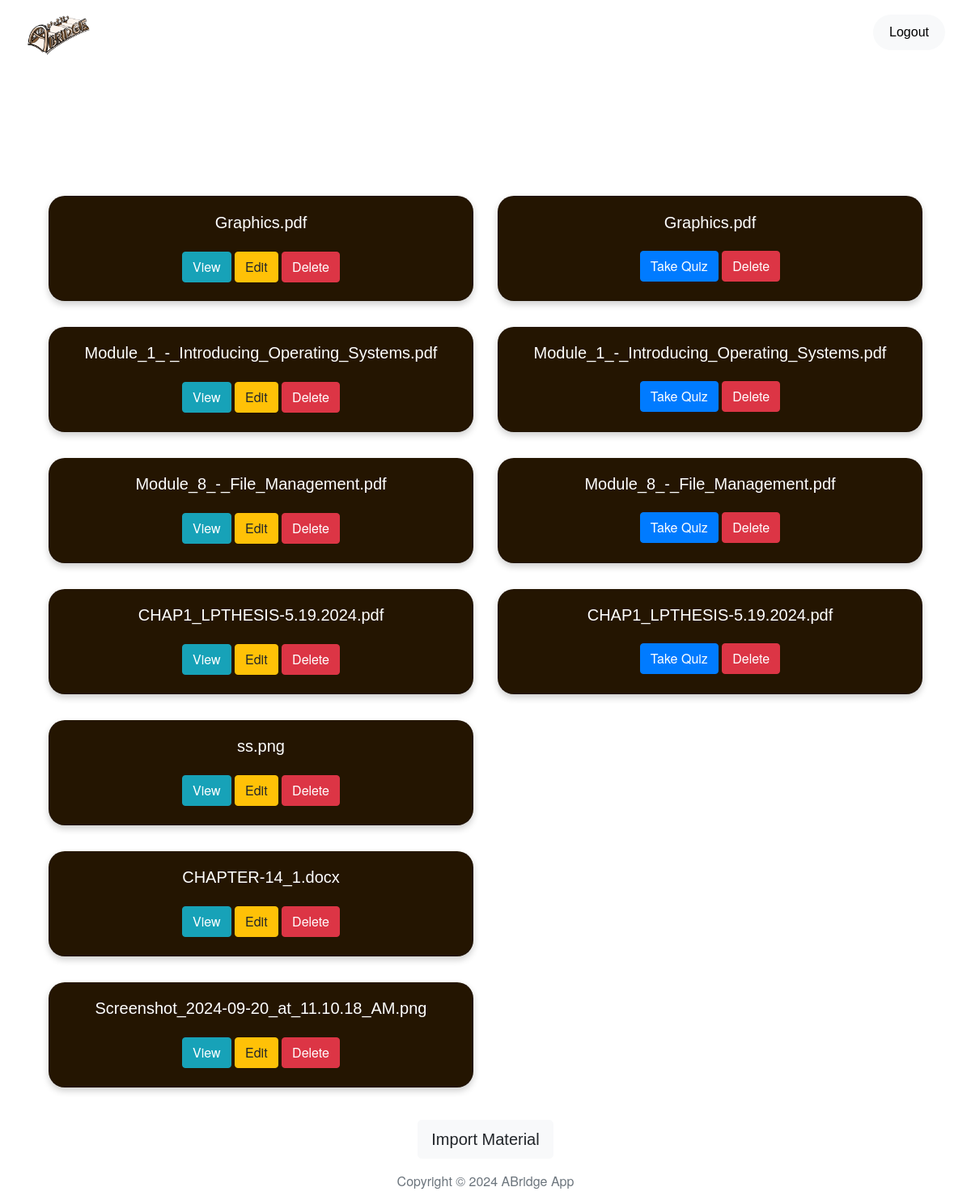
Page /dashboard (signed in) on the earlier database version.
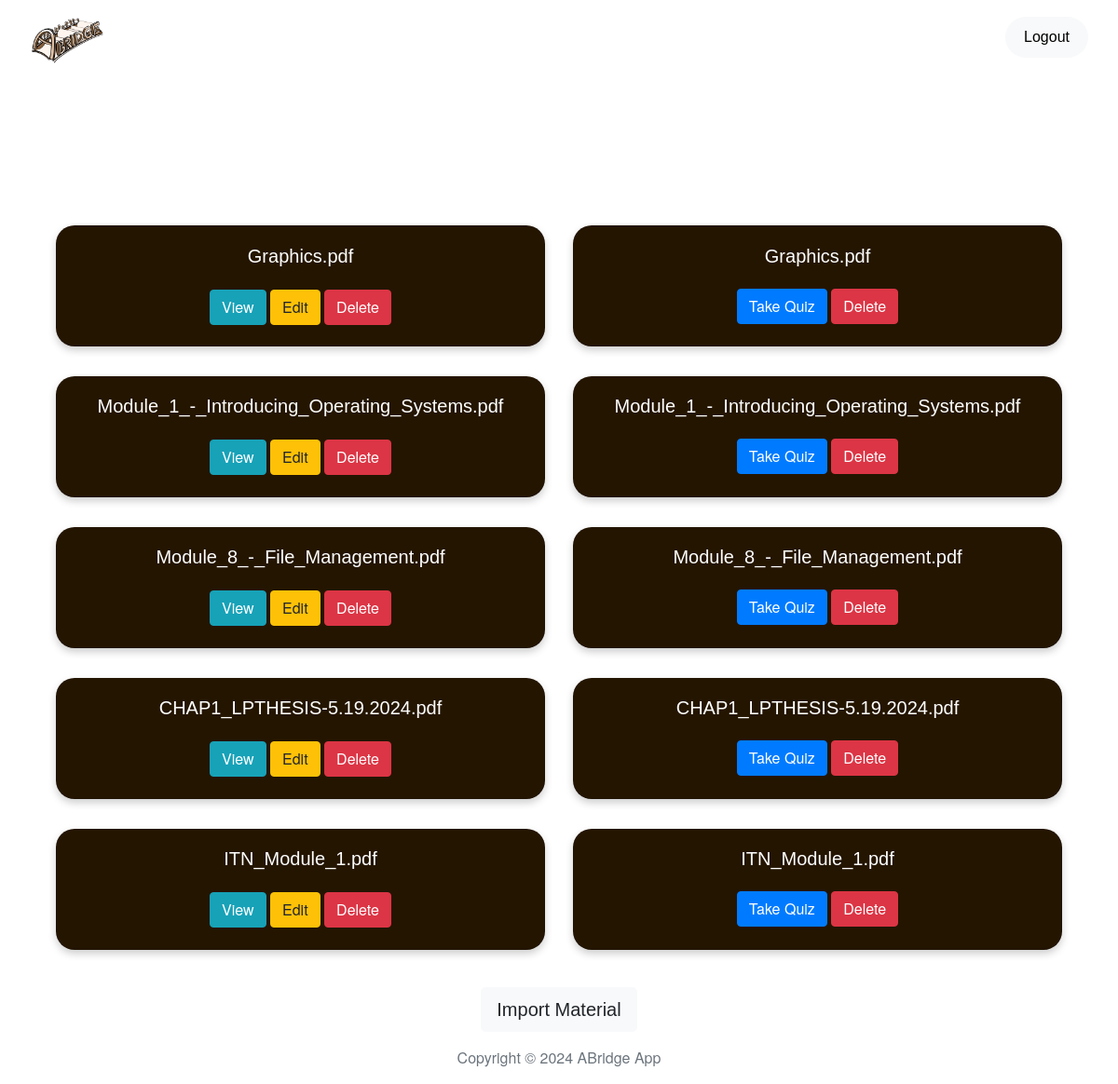
Same page on the later database version.
### website/models.py (models this page shows)
class Upload(db.Model):
    id = db.Column(db.Integer, primary_key=True)
    user_id = db.Column(db.Integer, db.ForeignKey('user.id'), nullable=False)
    filename = db.Column(db.String(150))
    text = db.Column(db.Text)
    summary = db.Column(db.Text)
    date_created = db.Column(db.DateTime(timezone=True), default=func.now())

class Quiz(db.Model):
    id = db.Column(db.Integer, primary_key=True)
    title = db.Column(db.String(150), nullable=False)  # This stores the summary filename
    user_id = db.Column(db.Integer, db.ForeignKey('user.id'), nullable=False)
    questions = db.relationship('Question', backref='quiz', lazy=True)

### website/views.py (the view)
@views.route('/dashboard')
@login_required
def dashboard():
    user_summaries = Upload.query.filter_by(user_id=current_user.id).all()
    user_quizzes = Quiz.query.filter_by(user_id=current_user.id).all()
    return render_template('nav/dashboard.html', user=current_user, uploads=user_summaries, summaries=user_summaries, quizzes=user_quizzes)

### website/__init__.py (called while the page is built)
def create_app():
    app = Flask(__name__)
    app.config['SECRET_KEY'] = SECRET_KEY
    app.config['SQLALCHEMY_DATABASE_URI'] = f'sqlite:///{DB_NAME}'
    app.config['UPLOAD_FOLDER'] = 'uploads'
    db.init_app(app)
    migrate.init_app(app, db)
    os.makedirs(app.config['UPLOAD_FOLDER'], exist_ok=True)
    from .views import views
    from .auth import auth
    app.register_blueprint(views, url_prefix='/')
    app.register_blueprint(auth, url_prefix='/')
    from .models import User, Upload, Quiz, Question
    with app.app_context():
        db.create_all()
    login_manager = LoginManager()
    login_manager.login_view = 'auth.login'
    login_manager.init_app(app)
    @login_manager.user_loader
    def load_user(id):
        return User.query.get(int(id))
    return app

### website/templates/nav/dashboard.html (shortened to what this page needs)
{% extends "base.html" %}
{% block content %}
<main class="container mt-5">
    <div class="row">
        <div class="col-md-6">
            <h2 class="h3 mt-5 mb-3">Summaries</h2>
            <div class="list-group">
                {% for summary in summaries %}
                <div class="list-group-item card-custom mb-3 equal-height" style="text-align: center; border-radius: 20px; padding: 20px;">
                    <h5>{{ summary.filename }}</h5>
                    <a href="{{ url_for('views.view_summary', summary_id=summary.id) }}" class="btn btn-info">View</a>
                    <a href="{{ url_for('views.edit_summary', summary_id=summary.id) }}" class="btn btn-warning">Edit</a>
                    <form action="{{ url_for('views.delete_summary', summary_id=summary.id) }}" method="POST" class="d-inline">
                        <button type="submit" class="btn btn-danger">Delete</button>
                    </form>
                </div>
                {% endfor %}
            </div>
        </div>
        <div class="col-md-6">
            <h2 class="h3 mt-5 mb-3">Quizzes</h2>
            <div class="list-group">
                {% for item in quizzes %}
                <div class="list-group-item card-custom mb-3 equal-height" style="text-align: center; border-radius: 20px; padding: 20px;">
                    <h5>{{ item.title }}</h5>
                    <a href="{{ url_for('views.view_quiz', filename=item.title, summary_id=item.summary_id, quiz_id=item.id) }}" class="btn btn-primary" style="margin-top: 15px;">Take Quiz</a>
                    <form action="{{ url_for('views.delete_quiz', quiz_id=item.id) }}" method="POST" class="d-inline">
                        <button type="submit" class="btn btn-danger" style="margin-top: 15px;">Delete</button>
                    </form>
                </div>
                {% endfor %}
            </div>
        </div>
    </div>
    {% if current_user.is_authenticated %}
    <div class="mt-4 text-center">
        <a href="{{ url_for('views.import_materials') }}" class="btn btn-light btn-lg" role="button" aria-label="Import materials" style="font-family:'Neue Montreal',sans-serif;">Import Material</a>
    </div>
    {% endif %}
</main>
{% endblock %}

### website/templates/base.html (shortened to what this page needs)
<!DOCTYPE html>
<html lang="en">
<head>
    <link
        rel="stylesheet"
        href="https://stackpath.bootstrapcdn.com/bootstrap/4.4.1/css/bootstrap.min.css"
    />
    <link
        rel="stylesheet"
        href="https://stackpath.bootstrapcdn.com/font-awesome/4.7.0/css/font-awesome.min.css"
    />
    <link
        rel="stylesheet"
        href="{{ url_for('static', filename='style.css') }}"
    />
</head>
<body>
    <header class="navbar navbar-expand-lg navbar-custom">
        <div class="collapse navbar-collapse" id="navbar">
            <div class="navbar-nav mr-auto d-flex align-items-center">
                <a class="navbar-brand" id="home" href="/">
                    <img src="/static/images/logo.png" alt="Logo" width="80" height="80">
                </a>
                <a class="nav-item nav-link" id="about" href="/about">About</a>
                <a class="nav-item nav-link" id="contact" href="/contact">Contact</a>
                {% if user.is_authenticated %}
                <a class="nav-item nav-link" id="dashboard" href="/dashboard">Dashboard</a>
                {% endif %}
            </div>
            <div class="navbar-nav ml-auto d-flex align-items-center">
                {% if not user.is_authenticated %}
                <a class="navbar navbar-light custom-navbar" id="login" style="color: white; text-decoration: none; padding-left: 5px;" href="/login">Login</a>
                <a class="navbar navbar-light bg-light" id="signUp" href="/sign-up">Sign Up</a>
                {% else %}
                <a class="navbar navbar-light bg-light" id="logout" href="/logout">Logout</a>
                {% endif %}
            </div>
        </div>
    </header>
    <main class="main-content container">
        {% block content %}
        {% endblock %}
    </main>
    <footer class="footer">
        <div class="container text-center">
            <span class="text-muted">Copyright © 2024 ABridge App</span>
        </div>
    </footer>
</body>
</html>

### website/static/style.css (style rules this page uses)
html, body { height: 100%; margin: 0; }
body { font-family: 'Helvetica Neue', Arial, sans-serif; background-image: url('/static/images/background.jpg'); background-size: cover; background-position: center; background-attachment: fixed; margin: 0; padding: 0; height: 100vh; display: flex; flex-direction: column; align-items: center; }
h2 { color: #ffffff; align-items: center; justify-content: center; text-align: center; font-family: 'Halvar Breitschrift', sans-serif; }
h5 { color: white; font-family: 'Neue Montreal', sans-serif; }
.main-content { flex: 1; }
.footer { color: #ffffff; padding: 1rem; text-align: center; border-top: none; background-color: rgba(0, 0, 0, 0); }
.navbar-custom { justify-content: space-between; align-items: center; width: 100%; height: 80px; padding: 0 2rem; background-color: transparent; display: flex; }
.navbar-nav.mr-auto { align-items: center; display: flex; }
.navbar-nav.ml-auto { justify-content: flex-end; align-items: center; margin-left: auto; display: flex; }
.nav-item.nav-link { display: flex; align-items: center; color: white !important; padding: 0 1rem; height: 80px; font-family: 'Neue Montreal', sans-serif; }
.navbar-brand { margin-right: 1rem; }
.navbar-nav.mr-auto .nav-item { margin-right: 1rem; }
a.navbar { text-decoration: none; color: black; border-radius: 40px; padding: 10px 20px; font-family: 'Neue Montreal', sans-serif; }
#about { width: 52px; }
#contact { width: 69px; }
#dashboard { width: 94px; }
.card-custom { width: 500px; height: auto; padding: 1rem; margin: 1rem auto; text-align: center; box-shadow: 0 4px 8px rgba(0, 0, 0, 0.2); background-color: rgb(36, 21, 1); color: rgb(188, 184, 184); }
h2 { font-family: 'Halvar Breitschrift', sans-serif; color: #ffffff; align-items: center; justify-content: center; text-align: center; }
.footer { background-color: rgba(0, 0, 0, 0); color: #ffffff; padding: 1rem; text-align: center; border-top: none; }
.navbar-custom { display: flex; justify-content: space-between; align-items: center; width: 100%; height: 80px; padding: 0 2rem; background-color: transparent; }
.navbar-nav.mr-auto { display: flex; align-items: center; }
.navbar-nav.ml-auto { display: flex; justify-content: flex-end; align-items: center; margin-left: auto; }
.nav-item.nav-link { font-family: 'Neue Montreal', sans-serif; display: flex; align-items: center; color: white !important; padding: 0 1rem; height: 80px; }
a.navbar { font-family: 'Neue Montreal', sans-serif; text-decoration: none; color: black; border-radius: 40px; padding: 10px 20px; }
.card-custom { width: 100%; height: 130px; padding: 20px; border-radius: 20px; text-align: center; margin: 1rem auto; box-shadow: 0 4px 8px rgba(0, 0, 0, 0.2); background-color: rgb(36, 21, 1); color: rgb(188, 184, 184); }

Differences in the rows shown:
removed Upload: filename "ss.png"
removed Upload: filename "CHAPTER-14_1.docx"
removed Upload: filename "Screenshot_2024-09-20_at_11.10.18_AM.png"
added Upload: filename "ITN_Module_1.pdf"
added Quiz: title "ITN_Module_1.pdf"
